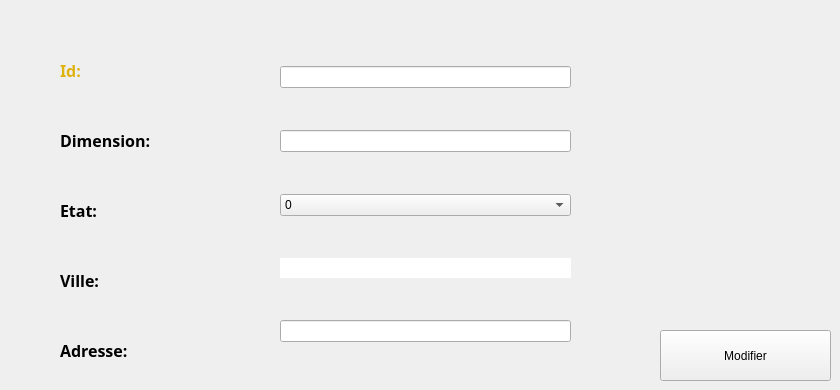
    <widget class="QWidget" name="tab_4">
     <attribute name="title">
      <string>Modifier Terrain</string>
     </attribute>
     <widget class="QLabel" name="labelmodifierDimension">
      <property name="geometry">
       <rect>
        <x>60</x>
        <y>120</y>
        <width>201</width>
        <height>41</height>
       </rect>
      </property>
      <property name="font">
       <font>
        <family>Arial Black</family>
        <pointsize>12</pointsize>
        <weight>75</weight>
        <bold>true</bold>
       </font>
      </property>
      <property name="text">
       <string>Dimension:</string>
      </property>
     </widget>
     <widget class="QLabel" name="labelmodifieretat">
      <property name="geometry">
       <rect>
        <x>60</x>
        <y>190</y>
        <width>201</width>
        <height>41</height>
       </rect>
      </property>
      <property name="font">
       <font>
        <family>Arial Black</family>
        <pointsize>12</pointsize>
        <weight>75</weight>
        <bold>true</bold>
       </font>
      </property>
      <property name="text">
       <string>Etat:</string>
      </property>
     </widget>
     <widget class="QWidget" name="verticalLayoutWidget_2">
      <property name="geometry">
       <rect>
        <x>280</x>
        <y>30</y>
        <width>291</width>
        <height>351</height>
       </rect>
      </property>
      <layout class="QVBoxLayout" name="verticalLayout_2">
       <item>
        <widget class="QLineEdit" name="lineEdit_id_2">
         <property name="text">
          <string/>
         </property>
         <property name="maxLength">
          <number>10</number>
         </property>
        </widget>
       </item>
       <item>
        <widget class="QLineEdit" name="lineEdit_dimens_2">
         <property name="maxLength">
          <number>10</number>
         </property>
        </widget>
       </item>
       <item>
        <widget class="QComboBox" name="comboBoxEtat_2">
         <item>
          <property name="text">
           <string>0</string>
          </property>
         </item>
         <item>
          <property name="text">
           <string>1</string>
          </property>
         </item>
        </widget>
       </item>
       <item>
        <widget class="QLineEdit" name="lineEdit_ville_2">
         <property name="maxLength">
          <number>20</number>
         </property>
         <property name="frame">
          <bool>false</bool>
         </property>
        </widget>
       </item>
       <item>
        <widget class="QLineEdit" name="lineEditAdr2">
         <property name="maxLength">
          <number>20</number>
         </property>
        </widget>
       </item>
      </layout>
     </widget>
     <widget class="QLabel" name="labelModifVille">
      <property name="geometry">
       <rect>
        <x>60</x>
        <y>260</y>
        <width>201</width>
        <height>41</height>
       </rect>
      </property>
      <property name="font">
       <font>
        <family>Arial Black</family>
        <pointsize>12</pointsize>
        <weight>75</weight>
        <bold>true</bold>
       </font>
      </property>
      <property name="text">
       <string>Ville:</string>
      </property>
     </widget>
     <widget class="QLabel" name="labelModifplan">
      <property name="geometry">
       <rect>
        <x>60</x>
        <y>330</y>
        <width>201</width>
        <height>41</height>
       </rect>
      </property>
      <property name="font">
       <font>
        <family>Arial Black</family>
        <pointsize>12</pointsize>
        <weight>75</weight>
        <bold>true</bold>
       </font>
      </property>
      <property name="text">
       <string>Adresse:</string>
      </property>
     </widget>
     <widget class="QLabel" name="labelmodifierID">
      <property name="geometry">
       <rect>
        <x>60</x>
        <y>50</y>
        <width>201</width>
        <height>41</height>
       </rect>
      </property>
      <property name="palette">
       <palette>
        <active>
         <colorrole role="WindowText">
          <brush brushstyle="SolidPattern">
           <color alpha="255">
            <red>222</red>
            <green>179</green>
            <blue>15</blue>
           </color>
          </brush>
         </colorrole>
         <colorrole role="Button">
          <brush brushstyle="SolidPattern">
           <color alpha="255">
            <red>96</red>
            <green>96</green>
            <blue>96</blue>
           </color>
          </brush>
         </colorrole>
         <colorrole role="Text">
          <brush brushstyle="SolidPattern">
           <color alpha="255">
            <red>222</red>
            <green>179</green>
            <blue>15</blue>
           </color>
          </brush>
         </colorrole>
         <colorrole role="ButtonText">
          <brush brushstyle="SolidPattern">
           <color alpha="255">
            <red>222</red>
            <green>179</green>
            <blue>15</blue>
           </color>
          </brush>
         </colorrole>
         <colorrole role="Base">
          <brush brushstyle="SolidPattern">
           <color alpha="255">
            <red>96</red>
            <green>96</green>
            <blue>96</blue>
           </color>
          </brush>
         </colorrole>
         <colorrole role="Window">
          <brush brushstyle="SolidPattern">
           <color alpha="255">
            <red>96</red>
            <green>96</green>
            <blue>96</blue>
           </color>
          </brush>
         </colorrole>
         <colorrole role="PlaceholderText">
          <brush brushstyle="NoBrush">
           <color alpha="128">
            <red>222</red>
            <green>179</green>
            <blue>15</blue>
           </color>
          </brush>
         </colorrole>
        </active>
        <inactive>
         <colorrole role="WindowText">
          <brush brushstyle="SolidPattern">
           <color alpha="255">
            <red>222</red>
            <green>179</green>
            <blue>15</blue>
           </color>
          </brush>
         </colorrole>
         <colorrole role="Button">
          <brush brushstyle="SolidPattern">
           <color alpha="255">
            <red>96</red>
            <green>96</green>
            <blue>96</blue>
           </color>
          </brush>
         </colorrole>
         <colorrole role="Text">
          <brush brushstyle="SolidPattern">
           <color alpha="255">
            <red>222</red>
            <green>179</green>
            <blue>15</blue>
           </color>
          </brush>
         </colorrole>
         <colorrole role="ButtonText">
          <brush brushstyle="SolidPattern">
           <color alpha="255">
            <red>222</red>
            <green>179</green>
            <blue>15</blue>
           </color>
          </brush>
         </colorrole>
         <colorrole role="Base">
          <brush brushstyle="SolidPattern">
           <color alpha="255">
            <red>96</red>
            <green>96</green>
            <blue>96</blue>
           </color>
          </brush>
         </colorrole>
         <colorrole role="Window">
          <brush brushstyle="SolidPattern">
           <color alpha="255">
            <red>96</red>
            <green>96</green>
            <blue>96</blue>
           </color>
          </brush>
         </colorrole>
         <colorrole role="PlaceholderText">
          <brush brushstyle="NoBrush">
           <color alpha="128">
            <red>222</red>
            <green>179</green>
            <blue>15</blue>
           </color>
          </brush>
         </colorrole>
        </inactive>
        <disabled>
         <colorrole role="WindowText">
          <brush brushstyle="SolidPattern">
           <color alpha="255">
            <red>222</red>
            <green>179</green>
            <blue>15</blue>
           </color>
          </brush>
         </colorrole>
         <colorrole role="Button">
          <brush brushstyle="SolidPattern">
           <color alpha="255">
            <red>96</red>
            <green>96</green>
            <blue>96</blue>
           </color>
          </brush>
         </colorrole>
         <colorrole role="Text">
          <brush brushstyle="SolidPattern">
           <color alpha="255">
            <red>222</red>
            <green>179</green>
            <blue>15</blue>
           </color>
          </brush>
         </colorrole>
         <colorrole role="ButtonText">
          <brush brushstyle="SolidPattern">
           <color alpha="255">
            <red>222</red>
            <green>179</green>
            <blue>15</blue>
           </color>
          </brush>
         </colorrole>
         <colorrole role="Base">
          <brush brushstyle="SolidPattern">
           <color alpha="255">
            <red>96</red>
            <green>96</green>
            <blue>96</blue>
           </color>
          </brush>
         </colorrole>
         <colorrole role="Window">
          <brush brushstyle="SolidPattern">
           <color alpha="255">
            <red>96</red>
            <green>96</green>
            <blue>96</blue>
           </color>
          </brush>
         </colorrole>
         <colorrole role="PlaceholderText">
          <brush brushstyle="NoBrush">
           <color alpha="128">
            <red>222</red>
            <green>179</green>
            <blue>15</blue>
           </color>
          </brush>
         </colorrole>
        </disabled>
       </palette>
      </property>
      <property name="font">
       <font>
        <family>Arial Black</family>
        <pointsize>12</pointsize>
        <weight>75</weight>
        <bold>true</bold>
       </font>
      </property>
      <property name="styleSheet">
       <string notr="true"/>
      </property>
      <property name="text">
       <string>Id:</string>
      </property>
     </widget>
     <widget class="QPushButton" name="pushButtonModifier">
      <property name="geometry">
       <rect>
        <x>660</x>
        <y>330</y>
        <width>171</width>
        <height>51</height>
       </rect>
      </property>
      <property name="text">
       <string>Modifier</string>
      </property>
     </widget>
    </widget>
